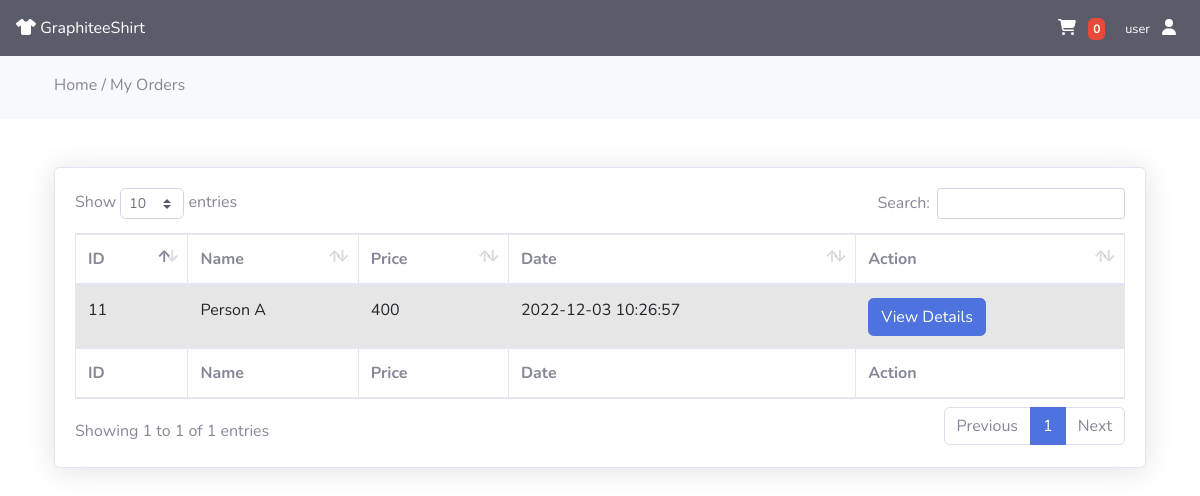
Before: /my-orders.php (signed in) with the older database file.
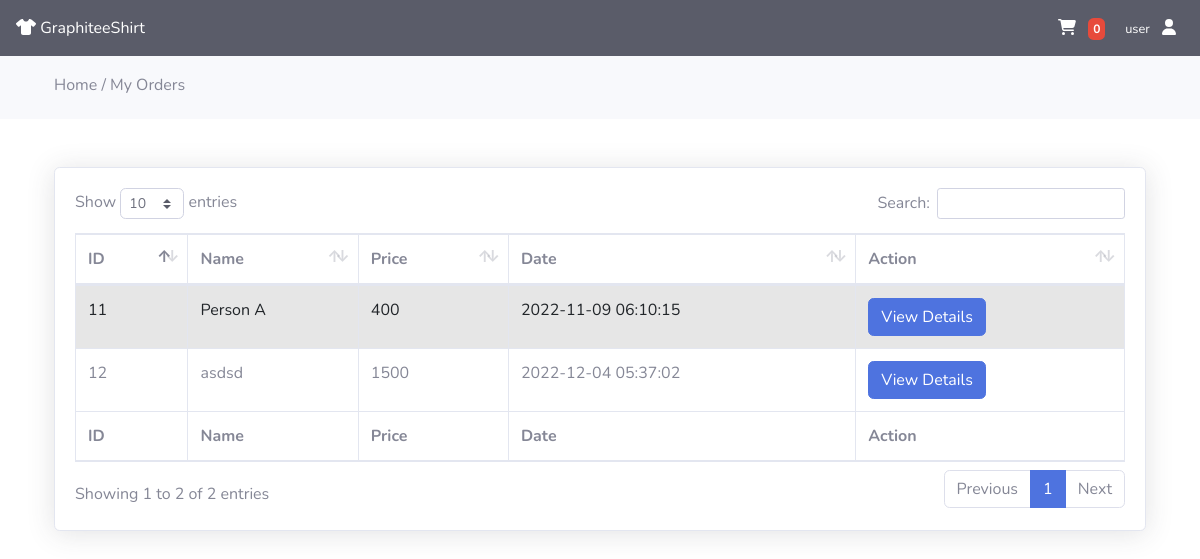
After: the same page with the newer database file.
### tables this page shows
CREATE TABLE `orders` (
  `id` int(11) NOT NULL,
  `tracking_id` varchar(255) NOT NULL,
  `user_id` int(255) NOT NULL,
  `name` varchar(255) NOT NULL,
  `email` varchar(255) NOT NULL,
  `phone` varchar(255) NOT NULL,
  `address` mediumtext NOT NULL,
  `pincode` int(255) NOT NULL,
  `total_price` int(255) NOT NULL,
  `payment_mode` varchar(255) NOT NULL,
  `payment_id` varchar(255) DEFAULT NULL,
  `status` tinyint(4) NOT NULL DEFAULT 0,
  `comments` varchar(255) DEFAULT NULL,
  `proof_of_payment` varchar(250) DEFAULT NULL,
  `created_at` timestamp NOT NULL DEFAULT current_timestamp()
);

### classes/connectiondb.php (called while the page is built, shortened)
<?php
class connection
{
    protected function connect()
    {
        try {
            $servername = "localhost";
            $username = "root";
            $password = "";
            $conn = new PDO("mysql:host=$servername;dbname=ooplogin", $username, $password);
            $conn->setAttribute(PDO::ATTR_ERRMODE, PDO::ERRMODE_EXCEPTION);
            return $conn;
        } catch (PDOException $e) {
            echo "Connection failed: " . $e->getMessage();
            die();
        }
    }
}

### classes/viewproductModel.php (called while the page is built, shortened)
<?php
class viewproducts extends connection
{
    function getOrders($user_id)
    {
        $sql = "SELECT * FROM orders WHERE user_id ='$user_id' ORDER BY id DESC";
        $stmt = $this->connect()->prepare($sql);
        $stmt->execute();
        return $stmt;
    }
}

### my-orders.php (the view, shortened to what the changed rows need)
<?php
if (!isset($_SESSION["userid"])) {
    $style = "style='display:none;'";
    $toggle = "";
} else {
    include "classes/connectiondb.php";
    include "classes/viewproductModel.php";
}
?>
<!DOCTYPE html>
<html lang="en">
<head>
    <link href="https://cdn.jsdelivr.net/npm/bootstrap@5.2.0/dist/css/bootstrap.min.css" rel="stylesheet">
    <link href="vendors/fontawesome-free/css/all.min.css" rel="stylesheet" type="text/css">
    <link href="dashboard/css/sb-admin-2.min.css" rel="stylesheet">
    <link href="vendors/datatables/dataTables.bootstrap4.min.css" rel="stylesheet">
    <link rel="stylesheet" href="https://cdnjs.cloudflare.com/ajax/libs/font-awesome/6.1.2/css/all.min.css">
    <link rel="stylesheet" href="//cdn.jsdelivr.net/npm/alertifyjs@1.13.1/build/css/alertify.min.css" />
</head>
<body>
    <div class="row">
        <div class="py-5">
            <div class="container">
                <div class="card card-body shadow">
                    <div class="row">
                        <div class="col-md-12">
                            <table id="dataTable" class="table table-bordered table-striped" style="width:100%">
                                <thead class="">
                                    <tr>
                                        <th>ID</th>
                                        <th>Name</th>
                                        <th>Price</th>
                                        <th>Date</th>
                                        <th>Action</th>
                                    </tr>
                                </thead>
                                <tbody>
                                    <?php
                                    $user_id = $_SESSION["userid"];
                                    $order = new viewproducts();
                                    $orderData = $order->getOrders($user_id);
                                    if ($orderData->rowCount() > 0) {
                                        foreach ($orderData as $items) {
                                    ?>
                                            <tr>
                                                <td> <?= $items['id']; ?> </td>
                                                <td> <?= $items['name']; ?> </td>
                                                <td> <?= $items['total_price']; ?> </td>
                                                <td> <?= $items['created_at']; ?> </td>
                                                <td>
                                                    <a href="view-order.php?t=<?= $items['tracking_id']; ?> " class="btn btn-primary "> View Details </a>
                                                </td>
                                            </tr>
                                        <?php
                                        }
                                    } else {
                                        ?>
                                    <?php
                                    }
                                    ?>
                                </tbody>
                                <tfoot>
                                    <tr>
                                        <th>ID</th>
                                        <th>Name</th>
                                        <th>Price</th>
                                        <th>Date</th>
                                        <th>Action</th>
                                    </tr>
                                </tfoot>
                            </table>
                        </div>
                    </div>
                </div>
            </div>
        </div>
</body>
</html>

Changed rows visible on the page:
added orders: id "12", name "asdsd", total_price "1500", created_at "2022-12-04 05:37:02"
changed orders "Person A": created_at "2022-12-03 10:26:57" → "2022-11-09 06:10:15"
Other visible differences:
text written by a page script: "Show entries Search: Showing 1 to 1 of 1 entries Previous 1 Next" → "Show entries Search: Showing 1 to 2 of 2 entries Previous 1 Next"
